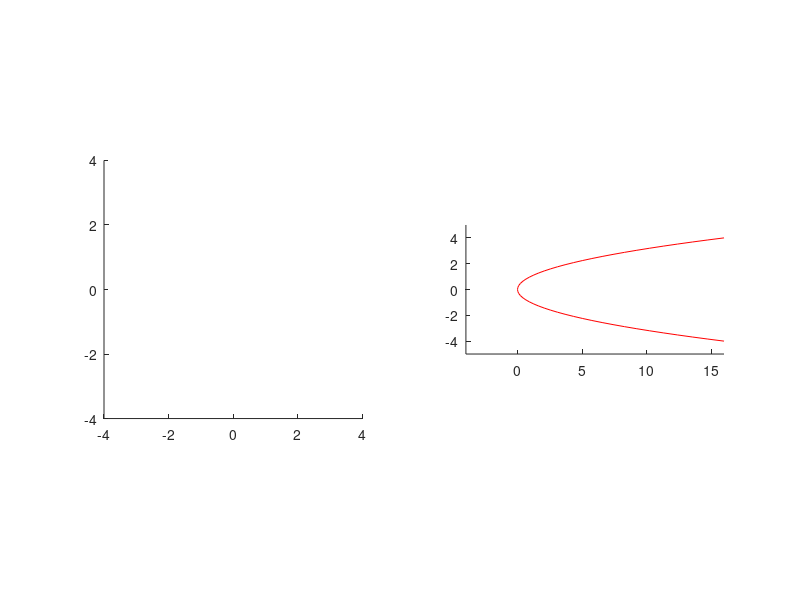

Here is the MATLAB script that generated this plot: (Note: this script raises an error after producing the figure.)
clear;
%z =  8i;
n = 2;

xmin = -4;
xmax = 4;
ymin = -4;
ymax = 4;

imagey = xmin:(xmax-xmin)/50:xmax;
imagex = imagey.^2;

xscat = [];
yscat = [];


figure('units','normalized','outerposition',[0 0 1 1])
subplot(1,2,2)
axis([xmin,xmax^2, xmin-1, xmax+1])
daspect([1 1 1])
hold on
plot(imagex,imagey,'r')
scat = scatter(xscat,yscat,'filled','b');

subplot(1,2,1)
axis([xmin,xmax,ymin,ymax])
daspect([1 1 1])
set (gcf, 'WindowButtonMotionFcn', @mouseMove);
hold on
mousex = -10000;
mousey = -10000;
dx = (xmax-xmin)/10;
dy = (ymax-ymin)/10;
while(abs(mousex - xmax) >(dx/5) || abs(mousey- ymax) >(dy/5))
    [mousex,mousey]=mouseMove();
    pause(.02)
    %z = mousex + 1i*mousey;
    z = mousex;
    
    subplot(1,2,2)
    axis([xmin,xmax^2, xmin-1, xmax+1])
    daspect([1 1 1])
    hold on
    set(scat,'Xdata',mousex^2)
    set(scat,'Ydata',mousex)
    %scatter(mousex^2, mousex,'r')
    title(strcat('(x^2, x) = (', num2str(mousex^2), ',', num2str(mousex),')'),'color','b')
    
    modu = abs(z)^(1/n);
    Arg = angle(z)/n;
    arg = zeros(n,1);

    for k = 0:n-1
        arg(k+1) = (angle(z)+ 2*k*pi)/n;
    end

    prinroot = modu*(cos(Arg) + 1i*sin(Arg));
    allroots = modu*(cos(arg)+1i*sin(arg));
    
    subplot(1,2,1)
    axis([xmin,xmax,ymin,ymax])
    daspect([1 1 1])
    plot(0,0,'k.')
    hold on
    quiver(0,0,real(z),imag(z),0);
    scatter(real(z),imag(z),'filled','b');
    %quiver(zeros(n,1),zeros(n,1), real(allroots),imag(allroots),0)
    daspect([1 1 1])
    axis([xmin, xmax, ymin, ymax])

%     theta = 0:2*pi/100:2*pi;
%     x = modu*cos(theta);
%     y = modu*sin(theta);
%     plot(x,y, 'k')
    xlabel('Real Part')
    ylabel('Imaginary Part')
    title(strcat('x = ', num2str(real(z))),'color','b')
    hold off
    
    
    
end
